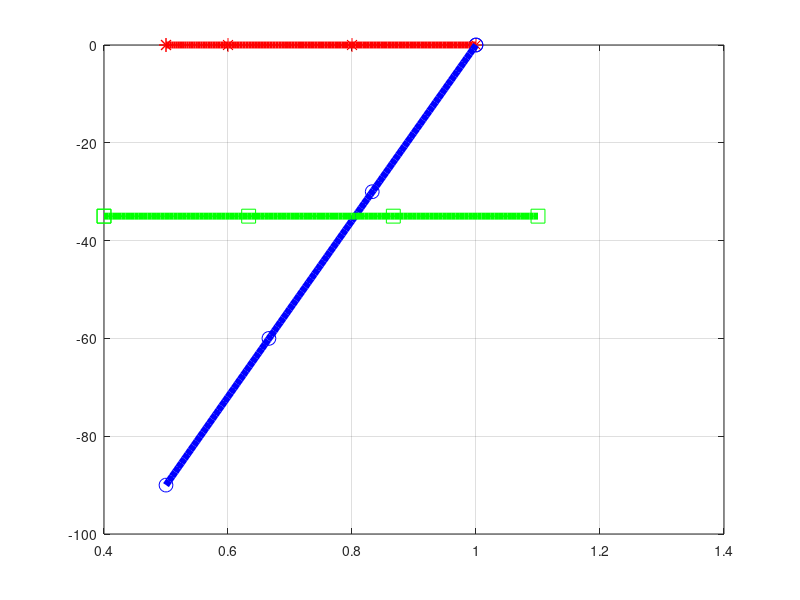

Write the MATLAB code that produced this figure.
function x = questao4()
	x=[0.5   0.6   0.8   1; 
	   1   0.83266  0.666   0.5; 
	   0.4   0.6333   0.8666333   1.1];

	y=[0   0   0   0; 
	   0   -30   -60   -90; 
	   -35  -35  -35  -35];
   
	Nsegmentos=size(x,1)

	for n=1:Nsegmentos
		m = 4;
		x(n,m+1)=x(n,1);
		y(n,m+1)=y(n,1);	
		numpasso=100;
		h=1/numpasso;
		t=0;
		cx=3*(x(n,2)-x(n,1));bx=3*(x(n,3)-x(n,2))-cx;ax=(x(n,4)-x(n,1))-(cx+bx);
		cy=3*(y(n,2)-y(n,1));by=3*(y(n,3)-y(n,2))-cy;ay=(y(n,4)-y(n,1))-(cy+by);
		xmax=0;ymax=0;
		for i=1:numpasso+1
		   xx(n,i)=x(n,1)+t*(cx+t*(bx+t*ax));
		   yy(n,i)=y(n,1)+t*(cy+t*(by+t*ay));
		   t=t+h;
		end
	end

	#Marcadores
	plot(x(1,:),y(1,:),'*r','markersize',10,x(1,:),y(1,:),'--r');hold on;
	plot(x(2,:),y(2,:),'ob','markersize',10,x(2,:),y(2,:),'--b');hold on;
	 plot(x(3,:),y(3,:),'sg','markersize',10,x(3,:),y(3,:),'--g');hold on;
	 plot(xx(1,:),yy(1,:),'-r','linewidth',5)
	 plot(xx(2,:),yy(2,:),'-b','linewidth',5)
	 p = plot(xx(3,:),yy(3,:),'-g','linewidth',5)
	%xlim([-0.5 4])
	hold on;
	grid on;
end
